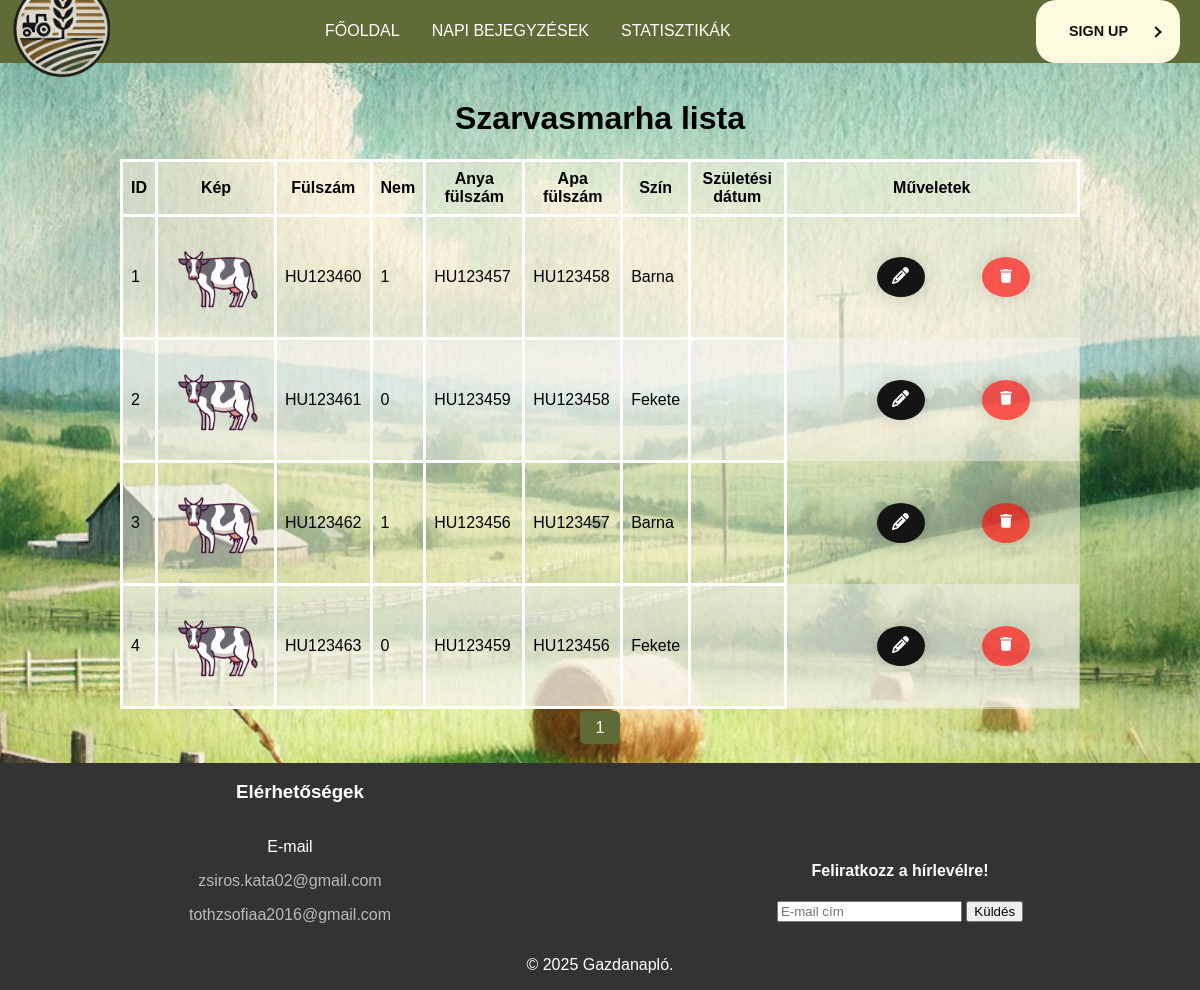
Page /admin/farm_states.php (signed in) on the committed database.
### tables this page shows
CREATE TABLE `cows` (
  `id` int(11) NOT NULL,
  `ear_tag` varchar(255) DEFAULT NULL,
  `gender` tinyint(1) DEFAULT NULL,
  `cows_parents_id` int(11) DEFAULT NULL,
  `color_id` int(11) DEFAULT NULL,
  `birthdate` date DEFAULT NULL,
  `death_date` date DEFAULT NULL,
  `mother_ear_tag` varchar(255) DEFAULT NULL,
  `father_ear_tag` varchar(255) DEFAULT NULL,
  `picture` varchar(255) DEFAULT NULL
);

### admin/farm_states.php (the view, shortened to what this page needs)
<?php
require '../connect.php';
$records_per_page = 5;
$page = isset($_GET['page']) && is_numeric($_GET['page']) ? (int)$_GET['page'] : 1;
$offset = ($page - 1) * $records_per_page;
$total_records_query = "SELECT COUNT(*) AS total FROM cows";
$total_result = $dbconn->query($total_records_query);
$total_records = $total_result->fetch_assoc()['total'];
$total_pages = ceil($total_records / $records_per_page);
$sql = "SELECT
            cows.id AS cow_id,
            cows.ear_tag,
            cows.gender,
            cows.mother_ear_tag,
            cows.father_ear_tag,
            colors.colors AS color,
            cows.birthdate,
            cows.picture
        FROM cows
        LEFT JOIN colors ON cows.color_id = colors.id
        ORDER BY cows.id
        LIMIT $records_per_page OFFSET $offset";
$result = $dbconn->query($sql);
?>
<!DOCTYPE html>
<html lang="hu">
<head>
    <link rel="stylesheet" href="../css/table.css">
    <link rel="stylesheet" href="../css/delete.css">
    <link rel="stylesheet" href="../css/footer.css">
    <link rel="stylesheet" href="../css/pages/farmSate.css">
    <link rel="stylesheet" href="../css/nav.css">
</head>
<body>
    <?php include '../main/nav.php'; ?>
    <main>
        <h1>Szarvasmarha lista</h1>
        <?php
        if ($result->num_rows > 0) {
            echo "<table>
                    <thead>
                        <tr>
                            <th>ID</th>
                            <th>Kép</th>
                            <th>Fülszám</th>
                            <th>Nem</th>
                            <th>Anya fülszám</th>
                            <th>Apa fülszám</th>
                            <th>Szín</th>
                            <th>Születési dátum</th>
                            <th colspan='2'>Műveletek</th>
                        </tr>
                    </thead>
                    <tbody>";
            while ($row = $result->fetch_assoc()) {
                $color = $row['color'] ?? 'N/A';
                $picture = !empty($row['picture']) ? htmlspecialchars($row['picture']) : '../cowPicture/nopicture.jpg';
                echo "<tr>
                        <td>" . htmlspecialchars($row['cow_id']) . "</td>
                        <td><img src='" . $picture . "' alt='Tehén Kép'></td>
                        <td>" . htmlspecialchars($row['ear_tag']) . "</td>
                        <td>" . htmlspecialchars($row['gender']) . "</td>
                        <td>" . htmlspecialchars($row['mother_ear_tag']) . "</td>
                        <td>" . htmlspecialchars($row['father_ear_tag']) . "</td>
                        <td class='color'>" . htmlspecialchars($color) . "</td>
                        <td>" . htmlspecialchars($row['birth_date']) . "</td>
                        <td class='btn-update borderRight'>
                            <button class='edit-button'>
                                <a href='edit_cow.php?id=" . urlencode($row['cow_id']) . "'>
                            </a>
                            </button>
                        </td>
                        <td class='btn-update borderRight'>
                            <button class='deleteButton'>
                                <a href='delete_cow.php?id=" . urlencode($row['cow_id']) . "'>
                                </a>
                            </button>
                    </tr>";
            }
            echo "</tbody></table>";
            echo "<div class='pagination'>";
            for ($i = 1; $i <= $total_pages; $i++) {
                echo "<a href='?page=$i'" . ($i === $page ? " class='active'" : "") . ">$i</a>";
            }
            echo "</div>";
        } else {
            echo "<p>Nincs adat a táblázatban.</p>";
        }
        ?>
    </main>
    <footer>
        <?php include '../main/footer.php'; ?>
    </footer>
</body>
</html>

### main/nav.php
<nav>
    <div class="logo-container">
        <img src="../cowPicture/logo.png" alt="Logo">
    </div>
    <div class="nav-links">
        <a href="../main/index.php">Főoldal</a>
        <a href="../index.php">Napi bejegyzések</a>
        <a href="#statisztikak">Statisztikák</a>
    </div>
    <div class="button-container">
        <button>
            <a href="../admin/index.php">
                Sign up
            </a>
            <div class="arrow-wrapper">
                <div class="arrow"></div>
            </div>
        </button>
    </div>
</nav>

### main/footer.php (shortened to what this page needs)
<footer>
    <div class="container">
        <h3>Elérhetőségek</h3>
        <div class="contacts">
            <p>E-mail</p>
            <p><a href="mailto:zsiros.kata02@gmail.com">zsiros.kata02@gmail.com</a></p>
            <p><a href="mailto:tothzsofiaa2016@gmail.com">tothzsofiaa2016@gmail.com</a></p>
        </div>
        <div class="newsletter">
            <h4>Feliratkozz a hírlevélre!</h4>
            <form method="post" action="">
                <input type="email" name="email" placeholder="E-mail cím" required>
                <input type="submit" value="Küldés">
            </form>
        </div>
        <p class="center">&copy; 2025 Gazdanapló.</p>
    </div>
</footer>

### css/table.css (style rules this page uses)
table { border-collapse: collapse; background-color:rgba(250, 243, 224, 0.5); width: 100%; }
table th, table td { padding: 8px; text-align: left; border: 3px solid #fff; }
img { max-width: 100px; height: auto; }
table th { text-align: center; }
table tr:nth-child(even) { background-color: #f2f2f277; }

### css/footer.css (style rules this page uses)
html, body { height: 100%; margin: 0; display: flex; flex-direction: column; }
main { flex: 1; }
footer { width: 100%; background-color: #333; color: white; text-align: center; }
footer h3 { place-self: center; }
footer .center { text-align: center; grid-column: 1/3; }
.container { display: grid; grid-template-columns: repeat(2, 1fr); }
.contacts { grid-column: 1; padding-right: 20px; place-self: center; }
.contacts a { color: #bababb; text-decoration: none; }
.newsletter { grid-column: 2; place-self: center; }
@media only screen and (max-width: 1366px) { .container { display: grid; grid-template-columns: repeat(2, 1fr); } }

### css/pages/farmSate.css (style rules this page uses)
body { background-image: url('../../cowPicture/bg.png'); background-repeat: no-repeat; background-size: cover; background-position: center; padding: 0; }
main { width: 80%; text-align: center; margin: auto; padding: 0; }
.btn-update { width: 130px; }
.borderRight { border: none; }
.deleteButton { margin: auto; justify-items: center; width: 40px; height: 40px; border-radius: 50%; background-color: rgba(255, 0, 0, 0.637); border: none; font-weight: 600; display: flex; align-items: center; justify-content: center; box-shadow: 0px 0px 20px rgba(0, 0, 0, 0.164); cursor: pointer; transition-duration: .3s; overflow: hidden; position: relative; }
.svgIcon { width: 12px; transition-duration: .3s; }
.deleteButton::before { position: absolute; top: -20px; content: "Delete"; color: white; transition-duration: .3s; font-size: 2px; }
.edit-button { width: 40px; height: 40px; border-radius: 50%; background-color: rgb(20, 20, 20); border: none; font-weight: 600; display: flex; align-items: center; justify-content: center; box-shadow: 0px 0px 20px rgba(0, 0, 0, 0.164); cursor: pointer; transition-duration: 0.3s; overflow: hidden; position: relative; text-decoration: none !important; }
.edit-svgIcon { width: 17px; transition-duration: 0.3s; }
.edit-button::before { display: none; content: "Edit"; color: white; transition-duration: 0.3s; font-size: 2px; }
.pagination { margin: 10px; }
.pagination a { background-color: aliceblue; padding: 0 10px; color: #333; margin: 0 5px; padding: 8px 16px; text-decoration: none; border-radius: 5px; }
.pagination a.active { background-color: #606c38; color: white; border-radius: 5px; }

### rows in the picture
cows: id "1", ear_tag "HU123460", gender "1", mother_ear_tag "HU123457", father_ear_tag "HU123458"
cows: id "2", ear_tag "HU123461", gender "0", mother_ear_tag "HU123459", father_ear_tag "HU123458"
cows: id "3", ear_tag "HU123462", gender "1", mother_ear_tag "HU123456", father_ear_tag "HU123457"
cows: id "4", ear_tag "HU123463", gender "0", mother_ear_tag "HU123459", father_ear_tag "HU123456"
